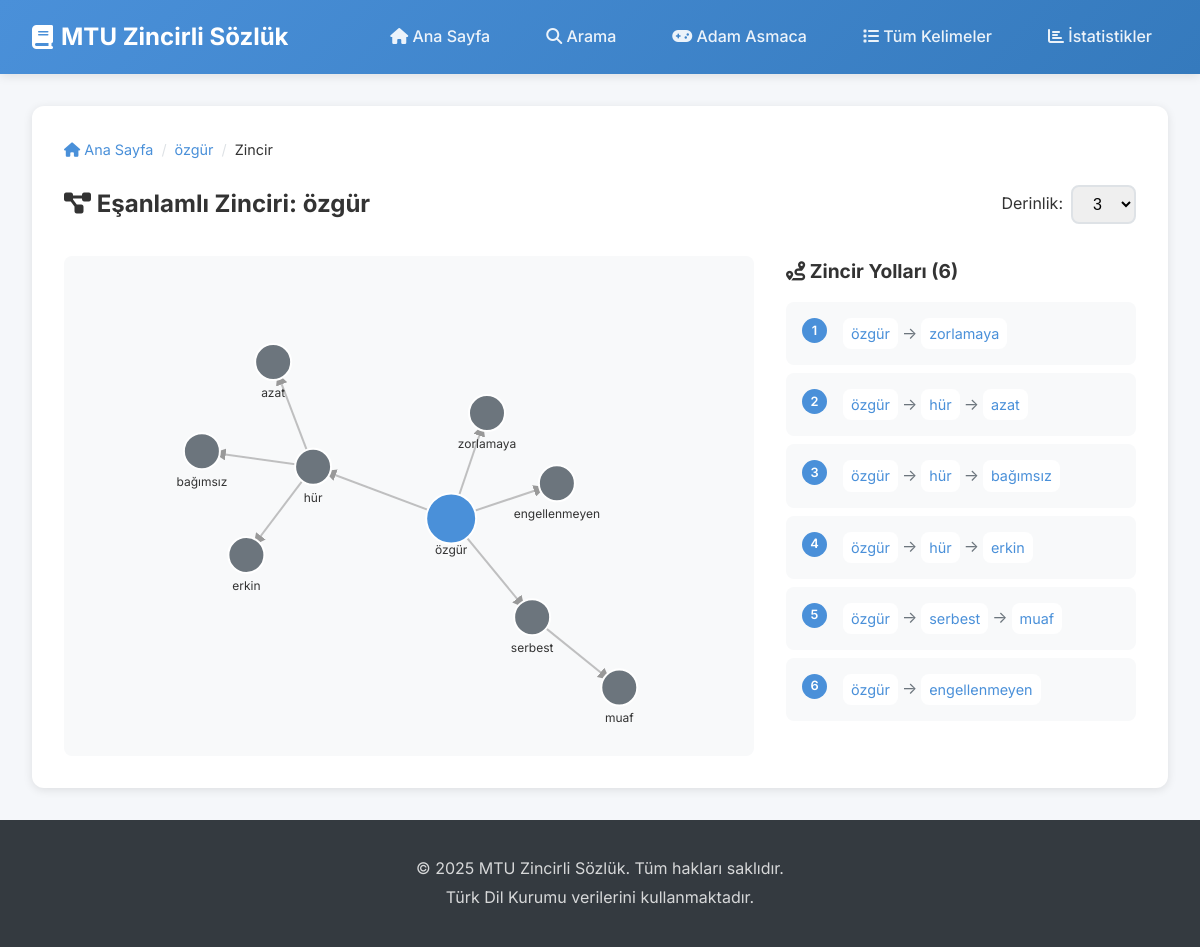
Screenshot of /zincir/özgür with the database file from the repository.
### tables this page shows
CREATE TABLE sozluk (
    kelime TEXT PRIMARY KEY,
    esanlamlar TEXT,
    zitanlamlar TEXT,
    aciklama TEXT,
    ornek TEXT
);

### web_app.py (the view)
@app.route('/zincir/<kelime>')
def zincir_sayfasi(kelime):
    derinlik = request.args.get('derinlik', 3, type=int)
    zincir = esanlamli_zincir(kelime, derinlik=derinlik)
    yollar = tum_zincir_yollari(zincir)
    return render_template('zincir.html',
                         kelime=kelime,
                         zincir=zincir,
                         yollar=yollar,
                         derinlik=derinlik)

### web_app.py (called while the page is built)
def get_db_connection():
    conn = sqlite3.connect(DB_DOSYA)
    conn.row_factory = sqlite3.Row
    return conn

def kelime_bul(kelime):
    conn = get_db_connection()
    c = conn.cursor()
    c.execute("SELECT * FROM sozluk WHERE kelime = ?", (kelime,))
    row = c.fetchone()
    conn.close()
    if row:
        return dict(row)
    return None

def esanlamli_zincir(kelime, derinlik=5, ziyaret_edilen=None):
    if ziyaret_edilen is None:
        ziyaret_edilen = set()
    if kelime in ziyaret_edilen or derinlik == 0:
        return {}
    ziyaret_edilen.add(kelime)
    zincir = {kelime: []}
    row = kelime_bul(kelime)
    if row and row.get('esanlamlar'):
        esanlamlar = row['esanlamlar']
        esan_list = [k.strip() for k in esanlamlar.split(',') if k.strip()]
        for esan in esan_list:
            if esan not in ziyaret_edilen:
                alt_zincir = esanlamli_zincir(esan, derinlik-1, ziyaret_edilen)
                if alt_zincir:
                    zincir[kelime].append(esan)
                    zincir.update(alt_zincir)
    return zincir

def tum_zincir_yollari(zincir):
    if not zincir:
        return []
    def yollar_bul(node, path):
        if not zincir.get(node, []):
            return [path]
        yollar = []
        for child in zincir[node]:
            yollar.extend(yollar_bul(child, path + [child]))
        return yollar
    return yollar_bul(list(zincir.keys())[0], [list(zincir.keys())[0]])

### templates/zincir.html (shortened to what this page needs)
{% extends "base.html" %}
{% block content %}
<div class="chain-page">
    <div class="breadcrumb">
        <a href="{{ url_for('ana_sayfa') }}"><i class="fas fa-home"></i> Ana Sayfa</a>
        <span class="separator">/</span>
        <a href="{{ url_for('kelime_detay', kelime=kelime) }}">{{ kelime }}</a>
        <span class="separator">/</span>
        <span class="current">Zincir</span>
    </div>
    <div class="chain-header">
        <h1><i class="fas fa-project-diagram"></i> Eşanlamlı Zinciri: {{ kelime }}</h1>
        <div class="chain-controls">
            <label for="depthSelect">Derinlik:</label>
            <select id="depthSelect" onchange="changeDepth(this.value)">
                <option value="3" {% if derinlik == 3 %}selected{% endif %}>3</option>
            </select>
        </div>
    </div>
    {% if yollar %}
    <div class="chain-container">
        <div class="chain-visualization">
            <div id="chainGraph"></div>
        </div>
        <div class="chain-paths">
            <h2><i class="fas fa-route"></i> Zincir Yolları ({{ yollar|length }})</h2>
            <div class="paths-list">
                {% for yol in yollar %}
                <div class="path-item">
                    <span class="path-number">{{ loop.index }}</span>
                    <div class="path-content">
                        {% for kelime_yol in yol %}
                        <a href="{{ url_for('kelime_detay', kelime=kelime_yol) }}" class="path-word">{{ kelime_yol }}</a>
                        {% if not loop.last %}<span class="path-arrow">→</span>{% endif %}
                        {% endfor %}
                    </div>
                </div>
                {% endfor %}
            </div>
        </div>
    </div>
    {% endif %}
</div>
{% endblock %}

### static/css/style.css (style rules this page uses)
:root { --primary-color: #4a90d9; --primary-dark: #357abd; --secondary-color: #6c757d; --success-color: #28a745; --warning-color: #ffc107; --danger-color: #dc3545; --light-color: #f8f9fa; --dark-color: #343a40; --text-color: #333; --text-muted: #6c757d; --border-color: #dee2e6; --shadow: 0 2px 10px rgba(0, 0, 0, 0.1); --shadow-lg: 0 5px 20px rgba(0, 0, 0, 0.15); --radius: 8px; --radius-lg: 12px; --transition: all 0.3s ease; }
* { margin: 0; padding: 0; box-sizing: border-box; }
body { font-family: 'Inter', -apple-system, BlinkMacSystemFont, 'Segoe UI', Roboto, sans-serif; color: var(--text-color); line-height: 1.6; background-color: #f5f7fa; min-height: 100vh; display: flex; flex-direction: column; }
a { color: var(--primary-color); text-decoration: none; transition: var(--transition); }
.breadcrumb { display: flex; align-items: center; gap: 0.5rem; margin-bottom: 1.5rem; color: var(--text-muted); font-size: 0.9rem; }
.breadcrumb .separator { color: var(--border-color); }
.breadcrumb .current { color: var(--text-color); }
.chain-page { background: white; border-radius: var(--radius-lg); box-shadow: var(--shadow); padding: 2rem; }
.chain-header { display: flex; justify-content: space-between; align-items: center; margin-bottom: 2rem; flex-wrap: wrap; gap: 1rem; }
.chain-header h1 { font-size: 1.5rem; }
.chain-controls { display: flex; align-items: center; gap: 0.5rem; }
.chain-controls select { padding: 0.5rem 1rem; border: 2px solid var(--border-color); border-radius: var(--radius); font-size: 1rem; }
.chain-container { display: grid; grid-template-columns: 1fr 350px; gap: 2rem; }
.chain-visualization { background: var(--light-color); border-radius: var(--radius); min-height: 500px; display: flex; align-items: center; justify-content: center; }
#chainGraph { width: 100%; height: 500px; }
.chain-paths h2 { font-size: 1.2rem; margin-bottom: 1rem; }
.paths-list { max-height: 500px; overflow-y: auto; }
.path-item { display: flex; gap: 1rem; padding: 1rem; background: var(--light-color); border-radius: var(--radius); margin-bottom: 0.5rem; }
.path-number { width: 25px; height: 25px; display: flex; align-items: center; justify-content: center; background: var(--primary-color); color: white; border-radius: 50%; font-size: 0.8rem; font-weight: 600; flex-shrink: 0; }
.path-content { display: flex; flex-wrap: wrap; align-items: center; gap: 0.25rem; }
.path-word { padding: 0.25rem 0.5rem; background: white; border-radius: var(--radius); font-size: 0.9rem; }
.path-arrow { color: var(--text-muted); }

### rows the page displays
sozluk: kelime "özgür"
sozluk: kelime "hür"
sozluk: kelime "azat"
sozluk: kelime "bağımsız"
sozluk: kelime "erkin"
sozluk: kelime "serbest"
sozluk: kelime "engellenmeyen"

### other values shown
{{ yollar|length }} "6"
{{ kelime_yol }} "zorlamaya" "muaf"
